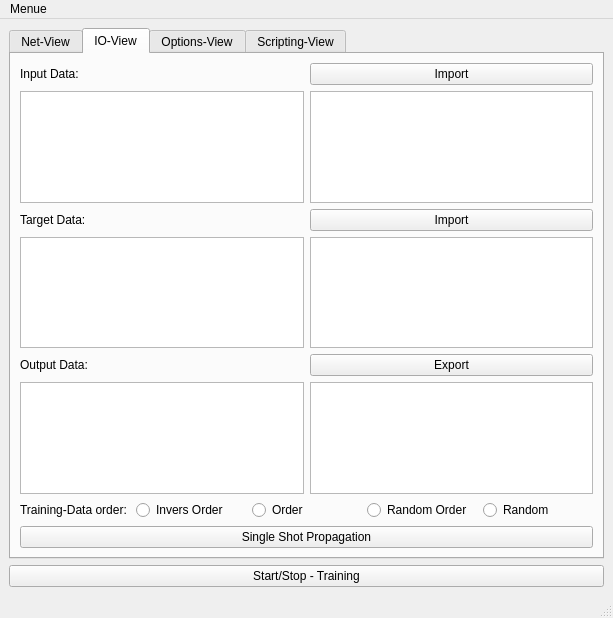
<?xml version="1.0" encoding="UTF-8"?>
<ui version="4.0">
 <class>MainWindow</class>
 <widget class="QMainWindow" name="MainWindow">
  <property name="geometry">
   <rect>
    <x>0</x>
    <y>0</y>
    <width>613</width>
    <height>618</height>
   </rect>
  </property>
  <property name="windowTitle">
   <string>MainWindow</string>
  </property>
  <widget class="QWidget" name="centralwidget">
   <layout class="QVBoxLayout" name="verticalLayout_2">
    <item>
     <widget class="QTabWidget" name="tabWidget">
      <property name="currentIndex">
       <number>1</number>
      </property>
      <widget class="QWidget" name="tab">
       <attribute name="title">
        <string>Net-View</string>
       </attribute>
       <layout class="QVBoxLayout" name="verticalLayout_3">
        <item>
         <widget class="QScrollArea" name="scrollArea">
          <property name="widgetResizable">
           <bool>true</bool>
          </property>
          <widget class="QWidget" name="scrollAreaWidgetContents">
           <property name="geometry">
            <rect>
             <x>0</x>
             <y>0</y>
             <width>111</width>
             <height>111</height>
            </rect>
           </property>
           <layout class="QVBoxLayout" name="verticalLayout_4">
            <item>
             <layout class="QVBoxLayout" name="verticalLayout">
              <item>
               <widget class="QGraphicsView" name="graphicsView_net"/>
              </item>
             </layout>
            </item>
           </layout>
          </widget>
         </widget>
        </item>
        <item>
         <layout class="QHBoxLayout" name="horizontalLayout_9">
          <property name="topMargin">
           <number>0</number>
          </property>
          <item>
           <widget class="QLabel" name="label_6">
            <property name="text">
             <string>Global Error:</string>
            </property>
           </widget>
          </item>
          <item>
           <widget class="QLabel" name="label_5">
            <property name="text">
             <string>---------------</string>
            </property>
           </widget>
          </item>
          <item>
           <widget class="QPushButton" name="pushButton_5">
            <property name="text">
             <string>+</string>
            </property>
           </widget>
          </item>
          <item>
           <widget class="QPushButton" name="pushButton_3">
            <property name="text">
             <string>-</string>
            </property>
           </widget>
          </item>
         </layout>
        </item>
       </layout>
      </widget>
      <widget class="QWidget" name="tab_3">
       <attribute name="title">
        <string>IO-View</string>
       </attribute>
       <layout class="QVBoxLayout" name="verticalLayout_5">
        <item>
         <layout class="QHBoxLayout" name="horizontalLayout_4">
          <property name="leftMargin">
           <number>0</number>
          </property>
          <property name="topMargin">
           <number>0</number>
          </property>
          <item>
           <widget class="QLabel" name="label">
            <property name="text">
             <string>Input Data:</string>
            </property>
           </widget>
          </item>
          <item>
           <widget class="QPushButton" name="pushButton_importInputData">
            <property name="text">
             <string>Import</string>
            </property>
           </widget>
          </item>
         </layout>
        </item>
        <item>
         <layout class="QHBoxLayout" name="horizontalLayout_6">
          <property name="topMargin">
           <number>0</number>
          </property>
          <item>
           <widget class="QGraphicsView" name="graphicsView_input"/>
          </item>
          <item>
           <widget class="QListView" name="listView_inputData"/>
          </item>
         </layout>
        </item>
        <item>
         <layout class="QHBoxLayout" name="horizontalLayout_2">
          <property name="spacing">
           <number>7</number>
          </property>
          <property name="sizeConstraint">
           <enum>QLayout::SetDefaultConstraint</enum>
          </property>
          <property name="leftMargin">
           <number>0</number>
          </property>
          <property name="topMargin">
           <number>0</number>
          </property>
          <item>
           <widget class="QLabel" name="label_2">
            <property name="text">
             <string>Target Data:</string>
            </property>
           </widget>
          </item>
          <item>
           <widget class="QPushButton" name="pushButton_importTarget">
            <property name="text">
             <string>Import</string>
            </property>
           </widget>
          </item>
         </layout>
        </item>
        <item>
         <layout class="QHBoxLayout" name="horizontalLayout_7">
          <property name="topMargin">
           <number>0</number>
          </property>
          <item>
           <widget class="QGraphicsView" name="graphicsView_target"/>
          </item>
          <item>
           <widget class="QListView" name="listView_2"/>
          </item>
         </layout>
        </item>
        <item>
         <layout class="QHBoxLayout" name="horizontalLayout_5">
          <property name="leftMargin">
           <number>0</number>
          </property>
          <property name="topMargin">
           <number>0</number>
          </property>
          <item>
           <widget class="QLabel" name="label_3">
            <property name="text">
             <string>Output Data:</string>
            </property>
           </widget>
          </item>
          <item>
           <widget class="QPushButton" name="pushButton_4">
            <property name="text">
             <string>Export</string>
            </property>
           </widget>
          </item>
         </layout>
        </item>
        <item>
         <layout class="QHBoxLayout" name="horizontalLayout_8">
          <property name="topMargin">
           <number>0</number>
          </property>
          <item>
           <widget class="QGraphicsView" name="graphicsView_output"/>
          </item>
          <item>
           <widget class="QListView" name="listView_3"/>
          </item>
         </layout>
        </item>
        <item>
         <layout class="QHBoxLayout" name="horizontalLayout_16">
          <property name="topMargin">
           <number>0</number>
          </property>
          <item>
           <widget class="QLabel" name="label_11">
            <property name="text">
             <string>Training-Data order:</string>
            </property>
           </widget>
          </item>
          <item>
           <widget class="QRadioButton" name="radioButton_3">
            <property name="text">
             <string>Invers Order</string>
            </property>
           </widget>
          </item>
          <item>
           <widget class="QRadioButton" name="radioButton_2">
            <property name="text">
             <string>Order</string>
            </property>
           </widget>
          </item>
          <item>
           <widget class="QRadioButton" name="radioButton">
            <property name="text">
             <string>Random Order</string>
            </property>
           </widget>
          </item>
          <item>
           <widget class="QRadioButton" name="radioButton_4">
            <property name="text">
             <string>Random</string>
            </property>
           </widget>
          </item>
         </layout>
        </item>
        <item>
         <widget class="QPushButton" name="pushButton_singleShot">
          <property name="text">
           <string>Single Shot Propagation</string>
          </property>
         </widget>
        </item>
       </layout>
      </widget>
      <widget class="QWidget" name="tab_2">
       <attribute name="title">
        <string>Options-View</string>
       </attribute>
       <layout class="QVBoxLayout" name="verticalLayout_6">
        <item>
         <layout class="QVBoxLayout" name="verticalLayout_7">
          <item>
           <layout class="QHBoxLayout" name="horizontalLayout_11">
            <item>
             <widget class="QLabel" name="label_4">
              <property name="text">
               <string>Layer-Size :</string>
              </property>
             </widget>
            </item>
            <item>
             <widget class="QSpinBox" name="spinBox"/>
            </item>
            <item>
             <widget class="QLabel" name="label_netsize">
              <property name="text">
               <string/>
              </property>
             </widget>
            </item>
            <item>
             <widget class="QLabel" name="label_12">
              <property name="text">
               <string>Number of Layers:</string>
              </property>
             </widget>
            </item>
            <item>
             <widget class="QSpinBox" name="spinBox_2"/>
            </item>
           </layout>
          </item>
          <item>
           <widget class="QLabel" name="label_8">
            <property name="text">
             <string>Error-Graph:</string>
            </property>
           </widget>
          </item>
          <item>
           <widget class="QGraphicsView" name="graphicsView_ErrorGraph"/>
          </item>
          <item>
           <layout class="QGridLayout" name="gridLayout">
            <property name="topMargin">
             <number>0</number>
            </property>
            <item row="0" column="0">
             <layout class="QHBoxLayout" name="horizontalLayout_14">
              <property name="topMargin">
               <number>0</number>
              </property>
              <item>
               <widget class="QLabel" name="label_10">
                <property name="text">
                 <string>Learningrate:</string>
                </property>
               </widget>
              </item>
              <item>
               <widget class="QDoubleSpinBox" name="doubleSpinBox_2"/>
              </item>
             </layout>
            </item>
            <item row="1" column="0">
             <layout class="QHBoxLayout" name="horizontalLayout_10">
              <property name="topMargin">
               <number>0</number>
              </property>
              <item>
               <layout class="QHBoxLayout" name="horizontalLayout_12">
                <item>
                 <widget class="QLabel" name="label_9">
                  <property name="frameShape">
                   <enum>QFrame::Box</enum>
                  </property>
                  <property name="lineWidth">
                   <number>0</number>
                  </property>
                  <property name="text">
                   <string>Steepness of the Sigmonde:</string>
                  </property>
                 </widget>
                </item>
                <item>
                 <widget class="QDoubleSpinBox" name="doubleSpinBox"/>
                </item>
               </layout>
              </item>
             </layout>
            </item>
           </layout>
          </item>
          <item>
           <widget class="QPushButton" name="pushButton_6">
            <property name="text">
             <string>GenerateNet</string>
            </property>
           </widget>
          </item>
         </layout>
        </item>
       </layout>
      </widget>
      <widget class="QWidget" name="tab_4">
       <attribute name="title">
        <string>Scripting-View</string>
       </attribute>
       <layout class="QHBoxLayout" name="horizontalLayout">
        <item>
         <widget class="QTextBrowser" name="textBrowser"/>
        </item>
       </layout>
      </widget>
     </widget>
    </item>
    <item>
     <widget class="QPushButton" name="pushButton_StartStop">
      <property name="text">
       <string>Start/Stop - Training</string>
      </property>
     </widget>
    </item>
   </layout>
  </widget>
  <widget class="QMenuBar" name="menubar">
   <property name="geometry">
    <rect>
     <x>0</x>
     <y>0</y>
     <width>613</width>
     <height>26</height>
    </rect>
   </property>
   <widget class="QMenu" name="menuMenue">
    <property name="title">
     <string>Menue</string>
    </property>
    <addaction name="actionExport_Network"/>
    <addaction name="actionImport_Network"/>
    <addaction name="separator"/>
   </widget>
   <addaction name="menuMenue"/>
  </widget>
  <widget class="QStatusBar" name="statusbar"/>
  <action name="actionExport_Network">
   <property name="text">
    <string>Export Network</string>
   </property>
  </action>
  <action name="actionImport_Network">
   <property name="text">
    <string>Import Network</string>
   </property>
  </action>
  <action name="actionImport_Training_Data">
   <property name="text">
    <string>Import Input Training Data</string>
   </property>
  </action>
  <action name="actionImport_Target_Training_Data">
   <property name="text">
    <string>Import Target Training Data</string>
   </property>
  </action>
  <action name="actionExport_Single_Output_Data">
   <property name="text">
    <string>Export Single Output Data</string>
   </property>
  </action>
 </widget>
 <resources/>
 <connections/>
</ui>
